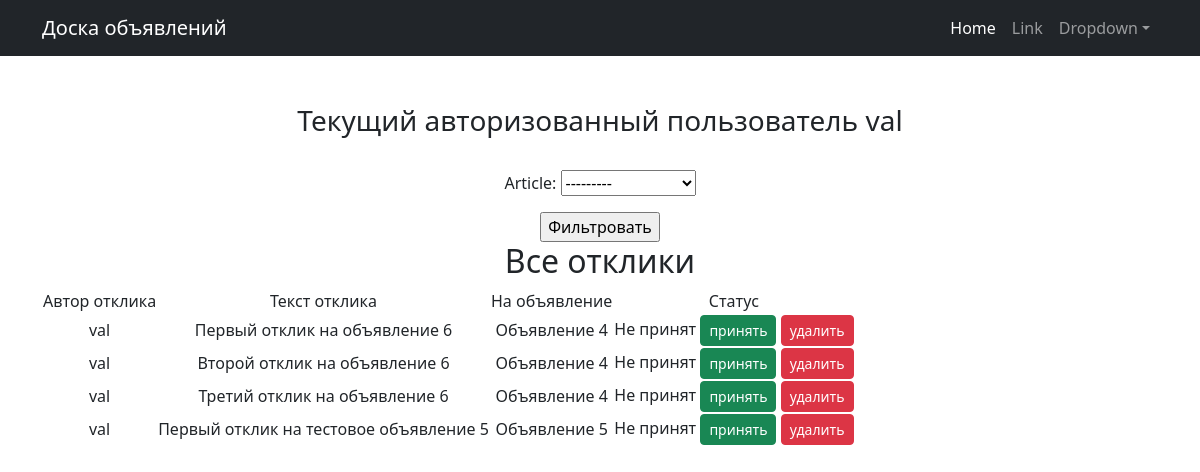
/ (signed in), run on an earlier commit of the app's database.
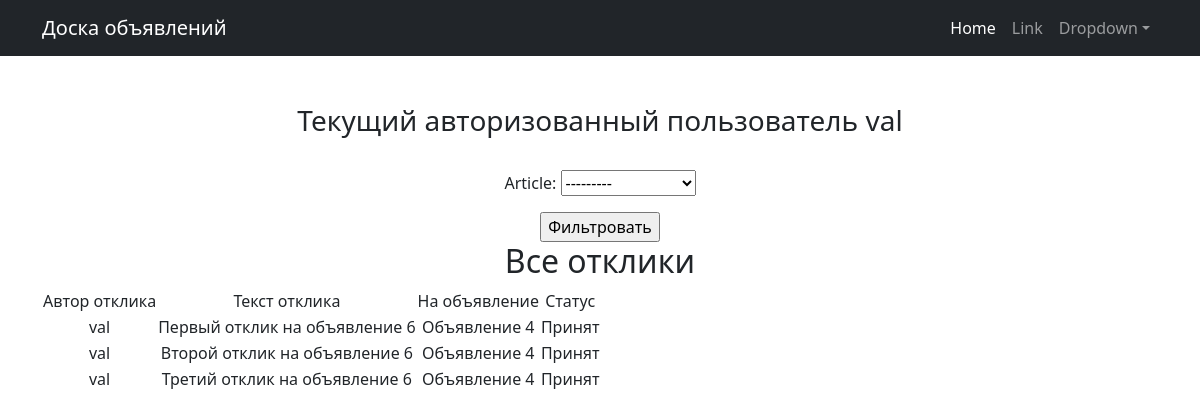
And on a later commit of the database.
### board/models.py (models this page shows, shortened)
class UserResponse(models.Model):
    author = models.ForeignKey(User, on_delete=models.CASCADE)
    text = models.TextField()
    article = models.ForeignKey(Article, on_delete=models.CASCADE, related_name='responses')
    status = models.BooleanField(default=False)

class User(AbstractUser):
    code = models.CharField(max_length=128, null=True, blank=True)

class Article(models.Model):
    TIPE = (
        ('tank', 'Танки'),
        ('heals', 'Хилы'),
        ('dd', 'ДД'),
        ('buyers', 'Торговцы'),
        ('gildemaster', 'Гилдмастеры'),
        ('quest', 'Квестгиверы'),
        ('smith', 'Кузнецы'),
        ('tanner', 'Кожевники'),
        ('potion', 'Зельевары'),
        ('spellmaster', 'Мастера заклинаний'),
    )
    author = models.ForeignKey(User, on_delete=models.CASCADE)
    date_creation = models.DateTimeField(auto_now_add=True)
    title = models.CharField(max_length=64)
    category = models.CharField(max_length=16, choices=TIPE, default='tank')
    text = RichTextUploadingField()
    def __str__(self):
        return self.title

### board/views.py (the view)
# urls.py: path('', ProfileView.as_view(), name="profile"),
class ProfileView(LoginRequiredMixin, ListView):
    def __init__(self):
        super().__init__()
        self.filterset = None
    model = UserResponse
    template_name = 'flatpages/index.html'
    context_object_name = 'responses'
    def get_queryset(self):
        queryset = super().get_queryset().filter(article__author=self.request.user)
        self.filterset = ResponseFilters(self.request.GET, queryset=queryset, request=self.request.user)
        return self.filterset.qs
    def get_context_data(self, **kwargs):
        context = super().get_context_data(**kwargs)
        context['filterset'] = self.filterset
        return context

### templates/flatpages/index.html (shortened to what this page needs)
{% extends 'flatpages/default.html' %}
{% block content %}
    <h3>Текущий авторизованный пользователь {{ user.username }}</h3>
    <br>
    <form action="" method="get">
    {{ filterset.form.as_p }}
        <input type="submit" value="Фильтровать">
    </form>
    <h2>Все отклики</h2>
    {% if responses %}
    <table>
    <tr>
        <td>Автор отклика</td>
        <td>Текст отклика</td>
        <td>На объявление</td>
        <td>Статус</td>
    </tr>
    {% for response in responses %}
        <tr>
        <td>{{ response.author }}</td>
        <td>{{ response.text }}</td>
        <td>{{ response.article.title }}</td>
            {% if response.status %}
        <td>Принят</td>
            {% else %}
        <td>
            Не принят
            <a href="{% url 'response_accept' response.id %}" class="btn btn-success btn-sm">принять</a>
            <a href="{% url 'response_delete' response.id %}" class="btn btn-danger btn-sm">удалить</a>
        </td>
            {% endif %}
    </tr>
    {% endfor %}
    </table>
    {% else %}
        Еще нет ни одного отклика!
    {% endif %}
{% endblock content %}

What changed in the data, as far as the page shows it:
removed UserResponse: author "val", text "Первый отклик на тестовое объявление 5", article "Объявление 5", status "Не принят"
changed UserResponse "Первый отклик на объявление 6": status "Не принят принять удалить" → "Принят"
changed UserResponse "Второй отклик на объявление 6": status "Не принят принять удалить" → "Принят"
changed UserResponse "Третий отклик на объявление 6": status "Не принят принять удалить" → "Принят"
